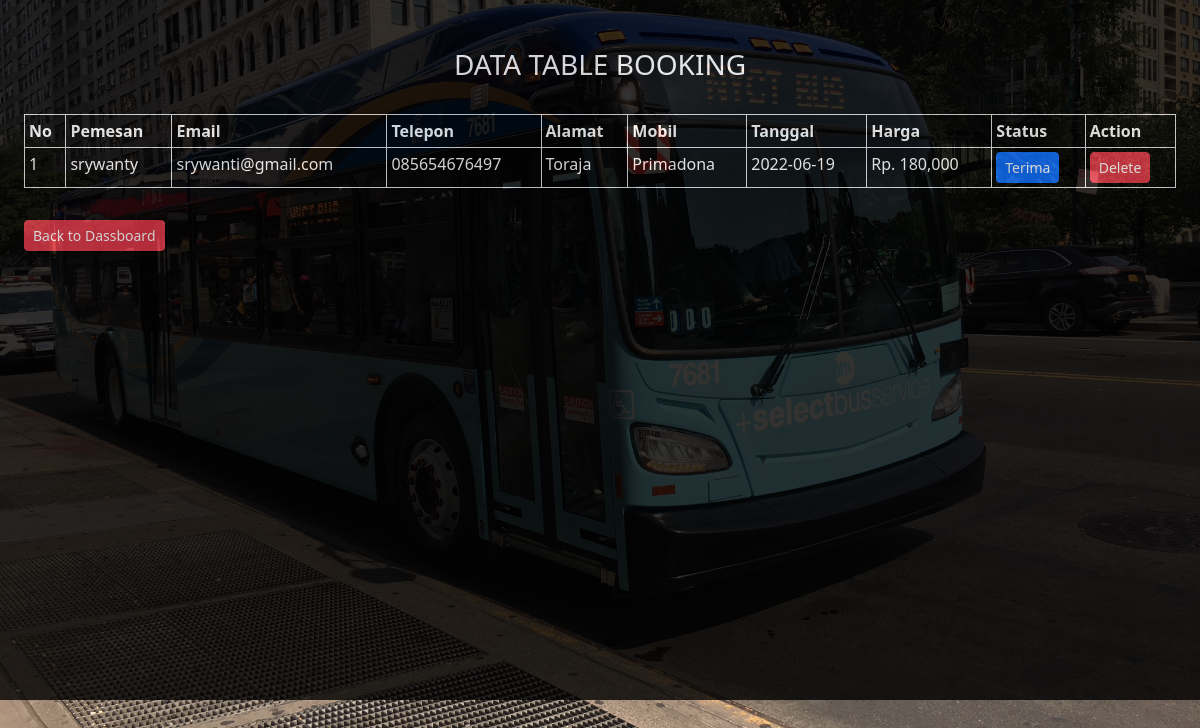
Screenshot of /admin/booking/booking.php (signed in) with the database file from the repository.
### tables this page shows
CREATE TABLE `tb_booking` (
  `id_booking` int(11) NOT NULL,
  `id_mobil` int(11) NOT NULL,
  `id_user` int(11) NOT NULL,
  `status_booking` varchar(100) NOT NULL,
  `tanggal` date NOT NULL,
  `harga` int(100) NOT NULL
);

CREATE TABLE `tb_user` (
  `id_user` int(11) NOT NULL,
  `username` varchar(100) NOT NULL,
  `email` varchar(100) NOT NULL,
  `password` varchar(100) NOT NULL,
  `no_handphone` varchar(100) NOT NULL,
  `alamat` varchar(100) NOT NULL
);

CREATE TABLE `tb_mobil` (
  `id_mobil` int(11) NOT NULL,
  `id_rute` int(11) NOT NULL,
  `nama_mobil` varchar(100) NOT NULL,
  `fasilitas` varchar(100) NOT NULL,
  `jam_berangkat` varchar(100) NOT NULL,
  `jam_tiba` varchar(100) NOT NULL,
  `tanggal_berangkat` date NOT NULL,
  `harga` int(100) NOT NULL
);

### admin/booking/booking.php (the view, shortened to what this page needs)
<?php
    include '../../koneksi.php';
?>
<!doctype html>
<html lang="en">
  <head>
    <link href="https://cdn.jsdelivr.net/npm/bootstrap@5.2.0-beta1/dist/css/bootstrap.min.css" rel="stylesheet">
  </head>
  <body>
<div class="container-fluid" id="container-fluid">
  <div class="container-fluid">
  <div class="row text-white text-center">
      <div class="col-lg-12 mt-5 mb-4">
          <h3>DATA TABLE BOOKING</h3>
      </div>
  </div>
  <div class="row">
        <div class="col-lg-12">
            <div class="table-responisve">
                <table class="table table-sm table-striped text-white table-bordered">
                    <thead>
                        <tr data-aos="fade-right" data-aos-duration="2000">
                            <th>No</th>
                            <th>Pemesan</th>
                            <th>Email</th>
                            <th>Telepon</th>
                            <th>Alamat</th>
                            <th>Mobil</th>
                            <th>Tanggal</th>
                            <th>Harga</th>
                            <th>Status</th>
                            <th>Action</th>
                        </tr>
                    </thead>
                    <tbody>
                    <?php
							$no = 1;
							$booking = mysqli_query($conn, "SELECT * FROM tb_booking
                                                  INNER JOIN tb_user ON tb_booking.id_user = tb_user.id_user
                                                  INNER JOIN tb_mobil ON tb_booking.id_mobil = tb_mobil.id_mobil
                            ");
							if(mysqli_num_rows($booking) > 0){
							while($row = mysqli_fetch_array($booking)){
						?>
						<tr>
							<td class="text-white"><?php echo $no++ ?></td>
							<td class="text-white"><?php echo $row['username'] ?></td>
							<td class="text-white"><?php echo $row['email'] ?></td>
							<td class="text-white"><?php echo $row['no_handphone'] ?></td>
							<td class="text-white"><?php echo $row['alamat'] ?></td>
							<td class="text-white"><?php echo $row['nama_mobil'] ?></td>
							<td class="text-white"><?php echo $row['tanggal'] ?></td>
                            <td class="text-white">Rp. <?php echo number_format($row['harga']) ?></td>
							<?php if($row['status_booking'] == '0') { ?>
                            <td><a href="terima.php?id_booking=<?php echo $row['id_booking'] ?>" class="btn btn-primary btn-sm" onclick="return confirm('YAKIN INGIN TERIMA PESANAN TIKET?')">Terima</a></td>
                            <?php }else{ ?>
                            <td class="text-success">Pesanan Tiket Telah Di Terima</td>
                            <?php } ?>
                            <th>
                                <a href="hapus_pesanan.php?id_booking=<?php echo $row['id_booking'] ?>" class="btn btn-danger btn-sm" onclick="return confirm('YAKIN INGI HAPUS DATA?')">Delete</a>
						</tr>
						<?php }}else{ ?>
							<tr>
								<td colspan="9" class="text-white">Belom Ada Data Booking</td>
							</tr>
						<?php } ?>
					</tbody>
                </table>
            </div>
        </div>
    </div>
    <div class="row mt-3">
    <div class="col-lg-12">
            <a href="../dashboard.php" class="btn btn-danger btn-sm">Back to Dassboard</a>
        </div>
    </div>
  </div>
</div>
  </body>
</html>

### admin/booking/booking.php (style rules this page uses)
* { padding: 0; margin: 0; }
html body { background-image: url('../../img/2.jpg'); background-repeat: no-repeat; background-position: center; background-size: cover; height: 600px; }
#container-fluid { background-color: black; opacity: 0.8; height: 700px; }

### rows the page displays
tb_booking: id_user.username "srywanty", id_user.email "srywanti@gmail.com", id_user.no_handphone "085654676497", id_user.alamat "Toraja", id_mobil.nama_mobil "Primadona", tanggal "2022-06-19", id_mobil.harga "180,000"
